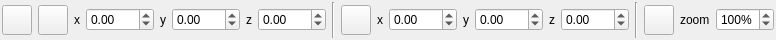
<?xml version="1.0" encoding="UTF-8"?>
<ui version="4.0">
 <class>TransformationsToolbar</class>
 <widget class="QWidget" name="TransformationsToolbar">
  <property name="geometry">
   <rect>
    <x>0</x>
    <y>0</y>
    <width>707</width>
    <height>40</height>
   </rect>
  </property>
  <property name="windowTitle">
   <string>Form</string>
  </property>
  <layout class="QHBoxLayout" name="horizontalLayout">
   <property name="margin">
    <number>2</number>
   </property>
   <item>
    <widget class="ToolButtonExtension" name="toolButtonTransformations">
     <property name="sizePolicy">
      <sizepolicy hsizetype="Fixed" vsizetype="Fixed">
       <horstretch>0</horstretch>
       <verstretch>0</verstretch>
      </sizepolicy>
     </property>
     <property name="minimumSize">
      <size>
       <width>30</width>
       <height>30</height>
      </size>
     </property>
     <property name="toolTip">
      <string>&lt;!DOCTYPE HTML PUBLIC &quot;-//W3C//DTD HTML 4.0//EN&quot; &quot;http://www.w3.org/TR/REC-html40/strict.dtd&quot;&gt;
&lt;html&gt;&lt;head&gt;&lt;meta name=&quot;qrichtext&quot; content=&quot;1&quot; /&gt;&lt;style type=&quot;text/css&quot;&gt;
p, li { white-space: pre-wrap; }
&lt;/style&gt;&lt;/head&gt;&lt;body style=&quot; font-family:'MS Shell Dlg 2'; font-size:8.25pt; font-weight:400; font-style:normal;&quot;&gt;
&lt;p style=&quot; margin-top:0px; margin-bottom:0px; margin-left:0px; margin-right:0px; -qt-block-indent:0; text-indent:0px;&quot;&gt;&lt;span style=&quot; font-weight:600;&quot;&gt;Transformations&lt;/span&gt;&lt;/p&gt;&lt;/body&gt;&lt;/html&gt;</string>
     </property>
     <property name="text">
      <string/>
     </property>
     <property name="icon">
      <iconset resource="../../Resources.qrc">
       <normaloff>:/icons/Resources/eyeIcon.png</normaloff>:/icons/Resources/eyeIcon.png</iconset>
     </property>
    </widget>
   </item>
   <item>
    <widget class="ToolButtonExtension" name="toolButtonTranslate">
     <property name="minimumSize">
      <size>
       <width>30</width>
       <height>30</height>
      </size>
     </property>
     <property name="toolTip">
      <string>&lt;!DOCTYPE HTML PUBLIC &quot;-//W3C//DTD HTML 4.0//EN&quot; &quot;http://www.w3.org/TR/REC-html40/strict.dtd&quot;&gt;
&lt;html&gt;&lt;head&gt;&lt;meta name=&quot;qrichtext&quot; content=&quot;1&quot; /&gt;&lt;style type=&quot;text/css&quot;&gt;
p, li { white-space: pre-wrap; }
&lt;/style&gt;&lt;/head&gt;&lt;body style=&quot; font-family:'MS Shell Dlg 2'; font-size:8.25pt; font-weight:400; font-style:normal;&quot;&gt;
&lt;p style=&quot; margin-top:0px; margin-bottom:0px; margin-left:0px; margin-right:0px; -qt-block-indent:0; text-indent:0px;&quot;&gt;&lt;span style=&quot; font-weight:600;&quot;&gt;Translations&lt;/span&gt;&lt;/p&gt;&lt;/body&gt;&lt;/html&gt;</string>
     </property>
     <property name="text">
      <string/>
     </property>
     <property name="icon">
      <iconset resource="../../Resources.qrc">
       <normaloff>:/icons/Resources/translateIcon.png</normaloff>:/icons/Resources/translateIcon.png</iconset>
     </property>
    </widget>
   </item>
   <item>
    <widget class="QLabel" name="labelTranslateX">
     <property name="text">
      <string>x</string>
     </property>
    </widget>
   </item>
   <item>
    <widget class="SpinboxExtension" name="doubleSpinBoxTranslateX">
     <property name="minimum">
      <double>-100.000000000000000</double>
     </property>
     <property name="value">
      <double>0.000000000000000</double>
     </property>
    </widget>
   </item>
   <item>
    <widget class="QLabel" name="labelTranslateY">
     <property name="text">
      <string>y</string>
     </property>
    </widget>
   </item>
   <item>
    <widget class="SpinboxExtension" name="doubleSpinBoxTranslateY">
     <property name="minimum">
      <double>-100.000000000000000</double>
     </property>
     <property name="maximum">
      <double>100.000000000000000</double>
     </property>
    </widget>
   </item>
   <item>
    <widget class="QLabel" name="labelTranslateZ">
     <property name="text">
      <string>z</string>
     </property>
    </widget>
   </item>
   <item>
    <widget class="SpinboxExtension" name="doubleSpinBoxTranslateZ">
     <property name="minimum">
      <double>-100.000000000000000</double>
     </property>
     <property name="maximum">
      <double>100.000000000000000</double>
     </property>
    </widget>
   </item>
   <item>
    <widget class="Line" name="line">
     <property name="orientation">
      <enum>Qt::Vertical</enum>
     </property>
    </widget>
   </item>
   <item>
    <widget class="ToolButtonExtension" name="toolButtonRotate">
     <property name="minimumSize">
      <size>
       <width>30</width>
       <height>30</height>
      </size>
     </property>
     <property name="toolTip">
      <string>&lt;!DOCTYPE HTML PUBLIC &quot;-//W3C//DTD HTML 4.0//EN&quot; &quot;http://www.w3.org/TR/REC-html40/strict.dtd&quot;&gt;
&lt;html&gt;&lt;head&gt;&lt;meta name=&quot;qrichtext&quot; content=&quot;1&quot; /&gt;&lt;style type=&quot;text/css&quot;&gt;
p, li { white-space: pre-wrap; }
&lt;/style&gt;&lt;/head&gt;&lt;body style=&quot; font-family:'MS Shell Dlg 2'; font-size:8.25pt; font-weight:400; font-style:normal;&quot;&gt;
&lt;p style=&quot; margin-top:0px; margin-bottom:0px; margin-left:0px; margin-right:0px; -qt-block-indent:0; text-indent:0px;&quot;&gt;&lt;span style=&quot; font-size:8pt; font-weight:600;&quot;&gt;Rotation&lt;/span&gt;&lt;/p&gt;&lt;/body&gt;&lt;/html&gt;</string>
     </property>
     <property name="text">
      <string/>
     </property>
     <property name="icon">
      <iconset resource="../../Resources.qrc">
       <normaloff>:/icons/Resources/iconRotate.png</normaloff>:/icons/Resources/iconRotate.png</iconset>
     </property>
    </widget>
   </item>
   <item>
    <widget class="QLabel" name="labelRotateX">
     <property name="text">
      <string>x</string>
     </property>
    </widget>
   </item>
   <item>
    <widget class="SpinboxExtension" name="doubleSpinBoxRotateX">
     <property name="minimum">
      <double>-180.000000000000000</double>
     </property>
     <property name="maximum">
      <double>180.000000000000000</double>
     </property>
     <property name="singleStep">
      <double>5.000000000000000</double>
     </property>
    </widget>
   </item>
   <item>
    <widget class="QLabel" name="labelRotateY">
     <property name="text">
      <string>y</string>
     </property>
    </widget>
   </item>
   <item>
    <widget class="SpinboxExtension" name="doubleSpinBoxRotateY">
     <property name="minimum">
      <double>-180.000000000000000</double>
     </property>
     <property name="maximum">
      <double>180.000000000000000</double>
     </property>
     <property name="singleStep">
      <double>5.000000000000000</double>
     </property>
    </widget>
   </item>
   <item>
    <widget class="QLabel" name="labelRotateZ">
     <property name="text">
      <string>z</string>
     </property>
    </widget>
   </item>
   <item>
    <widget class="SpinboxExtension" name="doubleSpinBoxRotateZ">
     <property name="minimum">
      <double>-180.000000000000000</double>
     </property>
     <property name="maximum">
      <double>180.000000000000000</double>
     </property>
     <property name="singleStep">
      <double>5.000000000000000</double>
     </property>
     <property name="value">
      <double>0.000000000000000</double>
     </property>
    </widget>
   </item>
   <item>
    <widget class="Line" name="line_2">
     <property name="orientation">
      <enum>Qt::Vertical</enum>
     </property>
    </widget>
   </item>
   <item>
    <widget class="ToolButtonExtension" name="toolButtonZoom">
     <property name="minimumSize">
      <size>
       <width>30</width>
       <height>30</height>
      </size>
     </property>
     <property name="toolTip">
      <string>&lt;!DOCTYPE HTML PUBLIC &quot;-//W3C//DTD HTML 4.0//EN&quot; &quot;http://www.w3.org/TR/REC-html40/strict.dtd&quot;&gt;
&lt;html&gt;&lt;head&gt;&lt;meta name=&quot;qrichtext&quot; content=&quot;1&quot; /&gt;&lt;style type=&quot;text/css&quot;&gt;
p, li { white-space: pre-wrap; }
&lt;/style&gt;&lt;/head&gt;&lt;body style=&quot; font-family:'MS Shell Dlg 2'; font-size:8.25pt; font-weight:400; font-style:normal;&quot;&gt;
&lt;p style=&quot; margin-top:0px; margin-bottom:0px; margin-left:0px; margin-right:0px; -qt-block-indent:0; text-indent:0px;&quot;&gt;&lt;span style=&quot; font-weight:600;&quot;&gt;Zoom&lt;/span&gt;&lt;/p&gt;&lt;/body&gt;&lt;/html&gt;</string>
     </property>
     <property name="text">
      <string/>
     </property>
     <property name="icon">
      <iconset resource="../../Resources.qrc">
       <normaloff>:/icons/Resources/zoomIcon.png</normaloff>:/icons/Resources/zoomIcon.png</iconset>
     </property>
     <property name="checkable">
      <bool>false</bool>
     </property>
     <property name="popupMode">
      <enum>QToolButton::DelayedPopup</enum>
     </property>
     <property name="toolButtonStyle">
      <enum>Qt::ToolButtonTextUnderIcon</enum>
     </property>
    </widget>
   </item>
   <item>
    <widget class="QLabel" name="labelZoom">
     <property name="text">
      <string>zoom</string>
     </property>
    </widget>
   </item>
   <item>
    <widget class="SpinboxExtension" name="doubleSpinBoxZoomFactor">
     <property name="suffix">
      <string>%</string>
     </property>
     <property name="decimals">
      <number>0</number>
     </property>
     <property name="minimum">
      <double>10.000000000000000</double>
     </property>
     <property name="maximum">
      <double>500.000000000000000</double>
     </property>
     <property name="singleStep">
      <double>10.000000000000000</double>
     </property>
     <property name="value">
      <double>100.000000000000000</double>
     </property>
    </widget>
   </item>
  </layout>
 </widget>
 <customwidgets>
  <customwidget>
   <class>SpinboxExtension</class>
   <extends>QDoubleSpinBox</extends>
   <header location="global">GUI/WidgetExtensions/SpinboxExtension.h</header>
  </customwidget>
  <customwidget>
   <class>ToolButtonExtension</class>
   <extends>QToolButton</extends>
   <header location="global">GUI/WidgetExtensions/ToolButtonExtension.h</header>
  </customwidget>
 </customwidgets>
 <resources>
  <include location="../../Resources.qrc"/>
 </resources>
 <connections/>
</ui>
